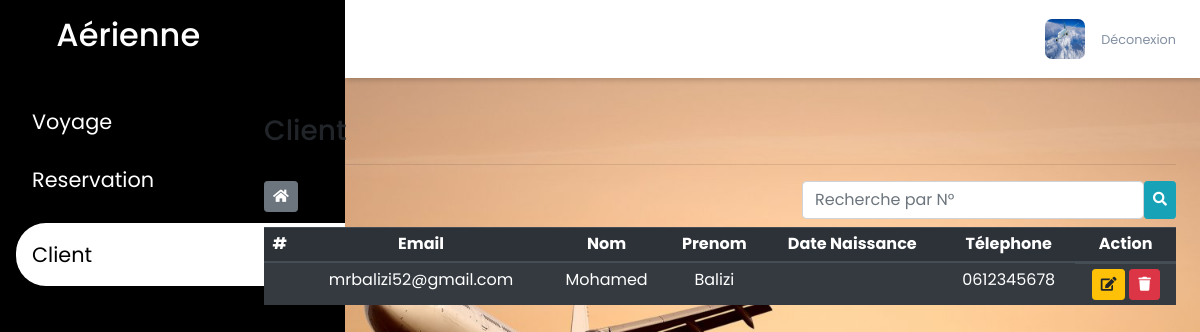
Screenshot of /gestion/homeClient (signed in) with the database file from the repository.
### tables this page shows
CREATE TABLE `user` (
  `id` int(11) NOT NULL,
  `nom` varchar(50) DEFAULT NULL,
  `prenom` varchar(50) DEFAULT NULL,
  `telephone` varchar(50) DEFAULT NULL,
  `email` varchar(50) DEFAULT NULL,
  `password` varchar(50) DEFAULT NULL
);

### gestion/controllers/homeController.php (called while the page is built)
<?php
class HomeController{
    public function index($page)
    {
        include('views/'.$page.'.php');
    }
}
?>

### gestion/database/DB.php (called while the page is built)
<?php
    class DB
    {
        static public function Connect()
        {
            $db=new PDO('mysql:dbname=reservation;host=localhost','root','');
            $db->exec("set names utf8");
            $db->setAttribute(PDO::ATTR_ERRMODE,PDO::ERRMODE_WARNING);
            return $db;
        }
    }
?>

### gestion/models/Voyageur.php (called while the page is built, shortened)
<?php
class Voyageur{
    static public function getAll()
    {
        $stmt=DB::Connect()->prepare('SELECT * FROM user');
        $stmt->execute();
        return $stmt->fetchAll();
    }
}
?>

### gestion/controllers/voyageurController.php (called while the page is built, shortened)
<?php
require_once './models/Voyageur.php';
class voyageurController
{
    public function getAllVoyageur()
    {
        $voyageur=Voyageur::getAll();
        return $voyageur;
    }
}
?>

### gestion/views/homeClient.php (the view, shortened to what this page needs)
<?php
    $voyageure=new voyageurController();
    $vg=$voyageure->getAllVoyageur();
?>
    <div class="sidebar">
        <div class="sidebar-brand">
            <h2><span class="lab la-accusoft"></span> <span>Aérienne</span></h2>
        </div>
        <div class="sidebare-menu">
            <ul>
                <li>
                    <a href="homeVoyage">
                        <span>Voyage</span>
                    </a>
                </li>
                <li>
                    <a href="reservation.html">
                        <span>Reservation</span>
                    </a>
                </li>
                <li>
                    <a href="homeClient" class="active">
                        <span>Client</span>
                    </a>
                </li>
            </ul>
        </div>
    </div>
    <div class="main-content">
        <header>
            <div class="user-wrapper">
                <img src="./public/img/pic.jpg" width="40px" height="40px" alt="">
                <div>
                    <a href="<?php echo BASE_URL;?>logout"><small>Déconexion</small></a>
                </div>
            </div>
        </header>
    </div>
    <main role="main" style="width: 80%;" class="col-md-9 ml-sm-auto col-lg-10 px-4">
        <h3>Client</h3>
        <hr>
        <div class="table-responsive">
            <a href="homeClient" class="btn btn-sm btn-secondary mr-2 mb-2">
                <i class="fas fa-home"></i>
            </a>
            <form method="post" class="float-right mb-2 d-flex flex-row">
                <input type="number" min="1" class="form-control" name="search" placeholder="Recherche par N°">
                <button class="btn btn-info btn-sm" name="find" type="submit"><i class="fas fa-search"></i></button>
            </form>
            <table class="table table-sm table-dark">
                <thead>
                    <tr class="table-active">
                        <th>#</th>
                        <th>Email</th>
                        <th>Nom</th>
                        <th>Prenom</th>
                        <th>Date Naissance</th>
                        <th>Télephone</th>
                        <th>Action</th>
                    </tr>
                </thead>
                <tbody>
                    <?php foreach($vg as $vo):?>
                  <tr >
                    <th scope="row"><?= $vo['id_Voyageur'];?></th>
                    <td><?= $vo['email']; ?></td>
                    <td><?= $vo['nom'];?></td>
                    <td><?= $vo['prenom']?></td>
                    <td><?= $vo['datenaissance']?></td>
                    <td><?= $vo['telephone']?></td>
                    <td class="d-flex flex-row">
                        <div class="d-flex flex-row m-auto">
                            <form action="updateClient" method="post">
                                <button type="submit" name="submit" class="btn btn-sm btn-warning"><i class="fa fa-edit"></i></button>
                            </form>
                            <form action="deleteClient" method="post" class="ml-1">
                                <button class="btn btn-sm btn-danger"><i class="fa fa-trash"></i></button>
                            </form>
                        </div>
                    </td>
                  </tr>
                  <?php endforeach; ?>
                </tbody>
              </table>
        </div>
    </main>

### gestion/public/css/style.css (style rules this page uses)
:root { --main-color:#000; --color-dark:#1D2231; --text-grey:#8390A2; }
* { padding: 0; margin: 0; box-sizing: border-box; list-style-type: none; text-decoration: none; font-family: 'Poppins', sans-serif; }
.sidebar { width: 345px; position: fixed; left: 0; top: 0; height: 100%; background: var(--main-color); z-index: 100%; transition: width 300ms; }
.sidebar-brand { height: 90px; padding: 1rem 0rem 1rem 2rem; color: #fff; }
.sidebar-brand span { display: inline-block; padding-right: 1rem; }
.sidebare-menu { margin-top: 1rem; }
.sidebare-menu li { width: 100%; margin-bottom: 1.7rem; padding-left: 1rem; }
.sidebare-menu a { padding-left: 1rem; display: block; color: #fff; font-size: 1.3rem; }
.sidebare-menu a.active { background: #fff; padding-top: 1rem; padding-bottom: 1rem; color: var(--main-color); border-radius: 30px 0px 0px 30px; }
header { background: #fff; display: flex; justify-content: space-between; padding: 1rem 1.5rem; box-shadow: 2px 2px 5px rgba(0,0,0,0.2); position: fixed; left: 345px; width: calc(100% - 345px); top: 0; z-index: 100; transition: left 300ms; }
.main-content { background-image: url('./../img/hbg.jpg'); }
.user-wrapper { display: flex; align-items: center; }
.user-wrapper img { border-radius: 7px; margin-right: 1rem; }
.user-wrapper small { display: inline-block; color: var(--text-grey); }
main { margin-top: 90px; }
table th, table td { text-align: center; }
body { background-image: url('./../img/bg1.jpg'); height: 120%; background-repeat: no-repeat; background-size: cover; }

### rows the page displays
user: email "mrbalizi52@gmail.com", nom "Mohamed", prenom "Balizi", telephone "0612345678"
